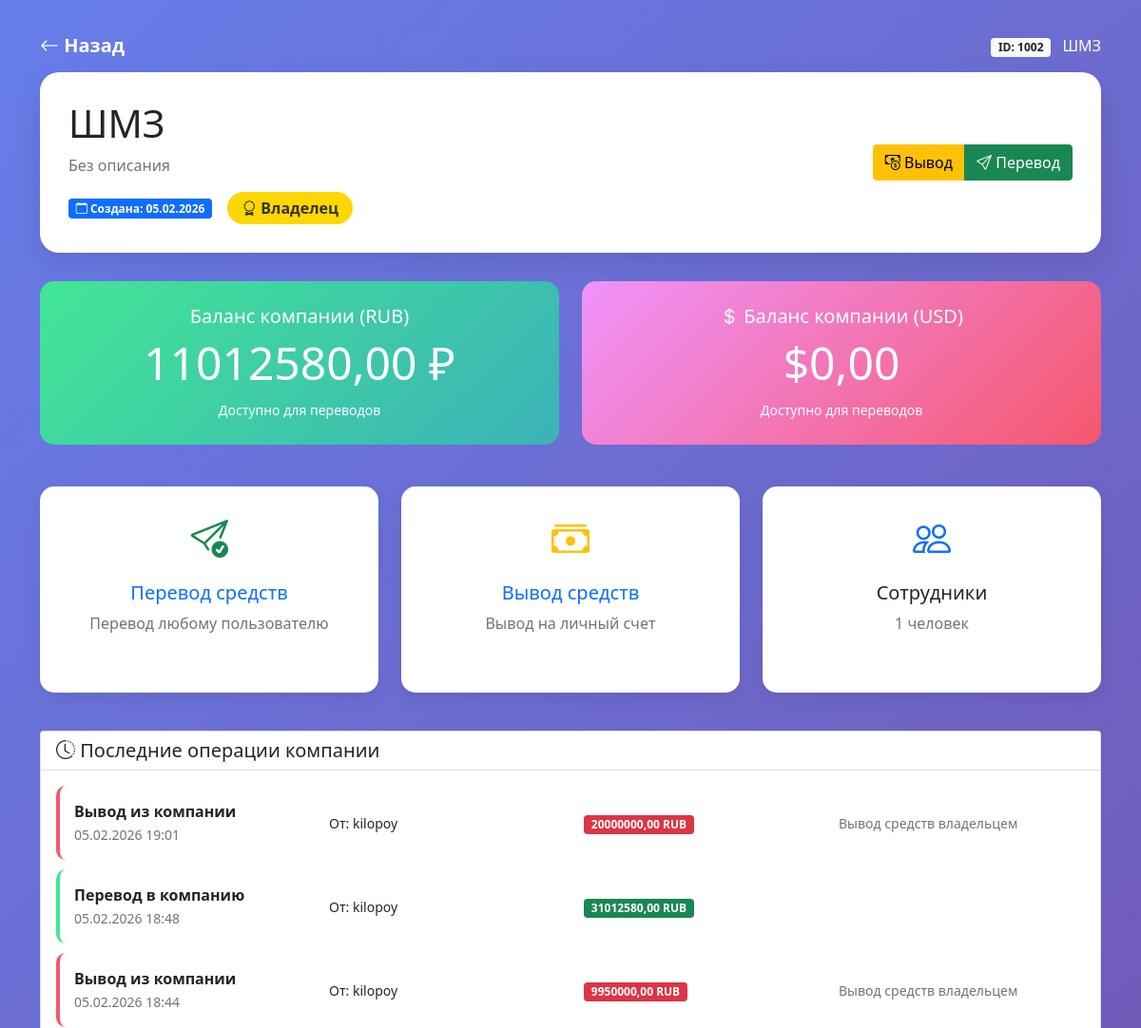
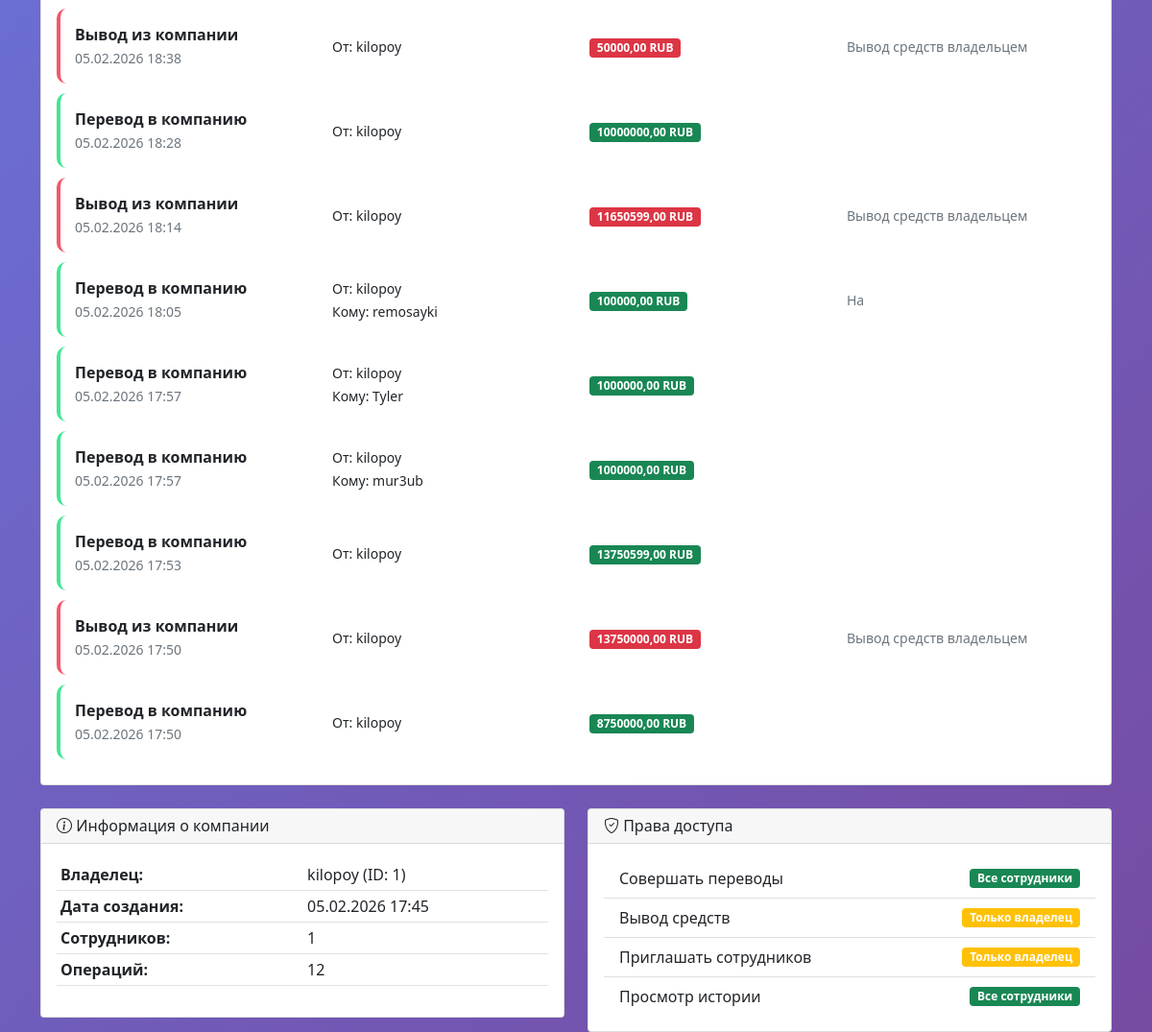
The app's page /company/1002/ (signed in) with its own data (2 pictures, top to bottom).
### core/models.py (models this page shows, shortened)
class Company(models.Model):
    owner = models.ForeignKey(User, on_delete=models.CASCADE, related_name='companies_owned')
    name = models.CharField(max_length=100)
    description = models.TextField(blank=True)
    balance_rub = models.DecimalField(max_digits=20, decimal_places=2, default=0.00)
    balance_usd = models.DecimalField(max_digits=20, decimal_places=2, default=0.00)
    created_at = models.DateTimeField(auto_now_add=True)
    members = models.ManyToManyField(User, related_name='companies', blank=True)

class Transaction(models.Model):
    TRANSACTION_TYPES = [
        ('transfer', 'Перевод'),
        ('exchange', 'Обмен'),
        ('company_transfer', 'Перевод в компанию'),
        ('company_withdraw', 'Вывод из компании'),
        ('company_create', 'Создание компании'),
    ]
    CURRENCIES = [
        ('RUB', 'Рубли'),
        ('USD', 'Доллары'),
    ]
    from_user = models.ForeignKey(User, on_delete=models.SET_NULL, null=True, related_name='sent_transactions')
    to_user = models.ForeignKey(User, on_delete=models.SET_NULL, null=True, related_name='received_transactions')
    company = models.ForeignKey(Company, on_delete=models.SET_NULL, null=True, blank=True)
    amount = models.DecimalField(max_digits=15, decimal_places=2)
    currency = models.CharField(max_length=3, choices=CURRENCIES)
    transaction_type = models.CharField(max_length=20, choices=TRANSACTION_TYPES)
    description = models.TextField(blank=True)
    timestamp = models.DateTimeField(auto_now_add=True)

### core/views.py (the view)
# urls.py: path('company/<int:company_id>/', views.company_dashboard, name='company_dashboard'),
@login_required
def company_dashboard(request, company_id):
    company = get_object_or_404(Company, id=company_id)
    if request.user not in company.members.all() and request.user != company.owner:
        messages.error(request, 'У вас нет доступа к этой компании!')
        return redirect('dashboard')
    transactions = Transaction.objects.filter(company=company).order_by('-timestamp')[:20]
    context = {
        'company': company,
        'transactions': transactions,
        'is_owner': request.user == company.owner,
    }
    return render(request, 'core/company_dashboard.html', context)

### core/templates/core/company_dashboard.html (shortened to what this page needs)
<!DOCTYPE html>
<html lang="ru">
<head>
    <link href="https://cdn.jsdelivr.net/npm/bootstrap@5.1.3/dist/css/bootstrap.min.css" rel="stylesheet">
    <link rel="stylesheet" href="https://cdn.jsdelivr.net/npm/bootstrap-icons@1.8.1/font/bootstrap-icons.css">
</head>
<body>
    <div class="company-dashboard">
        <nav class="navbar navbar-dark">
            <div class="container">
                <a class="navbar-brand fw-bold" href="{% url 'dashboard' %}">
                    <i class="bi bi-arrow-left"></i> Назад
                </a>
                <div class="navbar-text">
                    <span class="badge bg-light text-dark me-2">ID: {{ company.id }}</span>
                    <span class="text-white">{{ company.name }}</span>
                </div>
            </div>
        </nav>
        <div class="container">
            <div class="company-header-card">
                <div class="row align-items-center">
                    <div class="col-md-8">
                        <h1 class="mb-2">{{ company.name }}</h1>
                        <p class="text-muted">{{ company.description|default:"Без описания" }}</p>
                        <div class="d-flex align-items-center">
                            <span class="badge bg-primary me-3">
                                <i class="bi bi-calendar"></i>
                                Создана: {{ company.created_at|date:"d.m.Y" }}
                            </span>
                            {% if is_owner %}
                            <span class="owner-badge">
                                <i class="bi bi-award"></i> Владелец
                            </span>
                            {% else %}
                            <span class="badge bg-secondary">
                                <i class="bi bi-person"></i> Сотрудник
                            </span>
                            {% endif %}
                        </div>
                    </div>
                    <div class="col-md-4 text-md-end">
                        <div class="btn-group">
                            {% if is_owner %}
                            <a href="{% url 'company_withdraw' company.id %}" class="btn btn-warning">
                                <i class="bi bi-cash-coin"></i> Вывод
                            </a>
                            {% endif %}
                            <a href="{% url 'company_transfer' company.id %}" class="btn btn-success">
                                <i class="bi bi-send"></i> Перевод
                            </a>
                        </div>
                    </div>
                </div>
            </div>
            <div class="row mb-4">
                <div class="col-md-6">
                    <div class="balance-card">
                        <h5> Баланс компании (RUB)</h5>
                        <h1 class="display-5">{{ company.balance_rub|floatformat:2 }} ₽</h1>
                        <small>Доступно для переводов</small>
                    </div>
                </div>
                <div class="col-md-6">
                    <div class="balance-card" style="background: linear-gradient(135deg, #f093fb 0%, #f5576c 100%);">
                        <h5><i class="bi bi-currency-dollar"></i> Баланс компании (USD)</h5>
                        <h1 class="display-5">${{ company.balance_usd|floatformat:2 }}</h1>
                        <small>Доступно для переводов</small>
                    </div>
                </div>
            </div>
            <div class="row mb-4">
                <div class="col-md-4 mb-3">
                    <a href="{% url 'company_transfer' company.id %}" class="text-decoration-none">
                        <div class="action-card">
                            <span class="action-icon text-success">
                                <i class="bi bi-send-check"></i>
                            </span>
                            <h5>Перевод средств</h5>
                            <p class="text-muted">Перевод любому пользователю</p>
                        </div>
                    </a>
                </div>
                {% if is_owner %}
                <div class="col-md-4 mb-3">
                    <a href="{% url 'company_withdraw' company.id %}" class="text-decoration-none">
                        <div class="action-card">
                            <span class="action-icon text-warning">
                                <i class="bi bi-cash-stack"></i>
                            </span>
                            <h5>Вывод средств</h5>
                            <p class="text-muted">Вывод на личный счет</p>
                        </div>
                    </a>
                </div>
                <div class="col-md-4 mb-3">
                    <div class="action-card" data-bs-toggle="modal" data-bs-target="#membersModal" style="cursor: pointer;">
                        <span class="action-icon text-primary">
                            <i class="bi bi-people"></i>
                        </span>
                        <h5>Сотрудники</h5>
                        <p class="text-muted">{{ company.members.count }} человек</p>
                    </div>
                </div>
                {% endif %}
            </div>
            <div class="row">
                <div class="col-12">
                    <div class="card">
                        <div class="card-header bg-white">
                            <h5 class="mb-0"><i class="bi bi-clock-history"></i> Последние операции компании</h5>
                        </div>
                        <div class="card-body">
                            {% if transactions %}
                                {% for transaction in transactions %}
                                <div class="transaction-item {% if transaction.transaction_type == 'company_transfer' %}company-transfer{% elif transaction.transaction_type == 'company_withdraw' %}company-withdraw{% endif %}">
                                    <div class="row align-items-center">
                                        <div class="col-md-3">
                                            <strong>{{ transaction.get_transaction_type_display }}</strong>
                                            <br>
                                            <small class="text-muted">{{ transaction.timestamp|date:"d.m.Y H:i" }}</small>
                                        </div>
                                        <div class="col-md-3">
                                            {% if transaction.from_user %}
                                                <small>От: {{ transaction.from_user.username }}</small>
                                            {% endif %}
                                            {% if transaction.to_user %}
                                                <br>
                                                <small>Кому: {{ transaction.to_user.username }}</small>
                                            {% endif %}
                                        </div>
                                        <div class="col-md-3">
                                            <span class="badge {% if transaction.transaction_type == 'company_withdraw' %}bg-danger{% else %}bg-success{% endif %}">
                                                {{ transaction.amount }} {{ transaction.currency }}
                                            </span>
                                        </div>
                                        <div class="col-md-3">
                                            <small class="text-muted">{{ transaction.description|truncatechars:30 }}</small>
                                        </div>
                                    </div>
                                </div>
                                {% endfor %}
                            {% else %}
                                <div class="text-center py-4">
                                    <i class="bi bi-receipt text-muted" style="font-size: 3em;"></i>
                                    <p class="text-muted mt-3">Нет операций по компании</p>
                                </div>
                            {% endif %}
                        </div>
                    </div>
                </div>
            </div>
            <div class="row mt-4">
                <div class="col-md-6">
                    <div class="card">
                        <div class="card-header">
                            <h6 class="mb-0"><i class="bi bi-info-circle"></i> Информация о компании</h6>
                        </div>
                        <div class="card-body">
                            <table class="table table-sm">
                                <tr>
                                    <td><strong>Владелец:</strong></td>
                                    <td>{{ company.owner.username }} (ID: {{ company.owner.id }})</td>
                                </tr>
                                <tr>
                                    <td><strong>Дата создания:</strong></td>
                                    <td>{{ company.created_at|date:"d.m.Y H:i" }}</td>
                                </tr>
                                <tr>
                                    <td><strong>Сотрудников:</strong></td>
                                    <td>{{ company.members.count }}</td>
                                </tr>
                                <tr>
                                    <td><strong>Операций:</strong></td>
                                    <td>{{ transactions.count }}</td>
                                </tr>
                            </table>
                        </div>
                    </div>
                </div>
                <div class="col-md-6">
                    <div class="card">
                        <div class="card-header">
                            <h6 class="mb-0"><i class="bi bi-shield-check"></i> Права доступа</h6>
                        </div>
                        <div class="card-body">
                            <ul class="list-group list-group-flush">
                                <li class="list-group-item d-flex justify-content-between align-items-center">
                                    Совершать переводы
                                    <span class="badge bg-success">Все сотрудники</span>
                                </li>
                                <li class="list-group-item d-flex justify-content-between align-items-center">
                                    Вывод средств
                                    <span class="badge bg-warning">Только владелец</span>
                                </li>
                                <li class="list-group-item d-flex justify-content-between align-items-center">
                                    Приглашать сотрудников
                                    <span class="badge bg-warning">Только владелец</span>
                                </li>
                                <li class="list-group-item d-flex justify-content-between align-items-center">
                                    Просмотр истории
                                    <span class="badge bg-success">Все сотрудники</span>
                                </li>
                            </ul>
                        </div>
                    </div>
                </div>
            </div>
        </div>
    </div>
</body>
</html>

### core/templates/core/company_dashboard.html (style rules this page uses)
.company-dashboard { background: linear-gradient(135deg, #667eea 0%, #764ba2 100%); min-height: 100vh; padding-top: 20px; }
.company-header-card { background: white; border-radius: 20px; padding: 30px; margin-bottom: 30px; box-shadow: 0 10px 30px rgba(0,0,0,0.1); }
.balance-card { background: linear-gradient(135deg, #42e695 0%, #3bb2b8 100%); color: white; border-radius: 15px; padding: 25px; margin-bottom: 20px; text-align: center; }
.owner-badge { background: #ffd700; color: #333; padding: 5px 15px; border-radius: 20px; font-weight: bold; }
.action-card { background: white; border-radius: 15px; padding: 25px; margin-bottom: 20px; text-align: center; transition: transform 0.3s; height: 100%; border: none; box-shadow: 0 5px 15px rgba(0,0,0,0.08); }
.action-icon { font-size: 2.5em; margin-bottom: 15px; display: block; }
.transaction-item { background: white; border-radius: 10px; padding: 15px; margin-bottom: 10px; border-left: 4px solid #667eea; }
.transaction-item.company-transfer { border-left-color: #42e695; }
.transaction-item.company-withdraw { border-left-color: #f5576c; }

### records on screen
Company: id "1002", name "ШМЗ", description "Без описания", created_at "05.02.2026", balance_rub "11012580,00", balance_usd "0,00", members.count "1", owner.username "kilopoy", owner.id "1", created_at "05.02.2026 17:45"

### other values on screen
{{ transactions.count }} "12"
